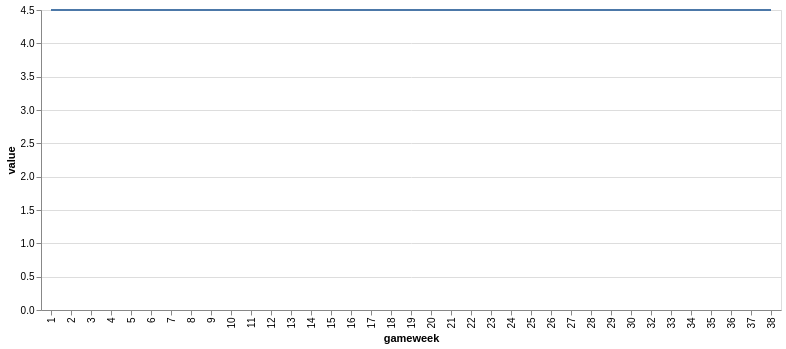

The code cell stored with this chart in its notebook:
### Code cell
## Price by Gameweek


alt.data_transformers.enable('vegafusion')

price_by_gameweek = (
    alt.Chart(gameweek_data) ## reflects pound value of player
    .mark_line()
    .encode(x="gameweek:O", y="value:Q")
    .add_params(selection)
    .transform_filter(alt.datum['team_player'] == selection)
)

price_by_gameweek

### Figure 1 — Vega specification as saved in the notebook (floating-point values rounded to 4 significant figures; data arrays with more than 128 entries replaced by an {"elided": "..."} marker saying what was removed)
{"$schema": "https://vega.github.io/schema/vega/v6.json", "data": [{"name": "_server_source_0", "values": {"elided": "29757 records"}}, {"name": "source_0", "source": "_server_source_0", "transform": [{"type": "filter", "expr": "(datum['team_player'] === team_player)"}, {"type": "project", "fields": ["gameweek", "value"]}]}, {"name": "source_0_x_domain_gameweek", "source": "source_0", "transform": [{"type": "aggregate", "groupby": ["gameweek"], "fields": [], "ops": [], "as": []}, {"type": "formula", "expr": "datum['gameweek']", "as": "sort_field"}, {"type": "project", "fields": ["gameweek"]}]}, {"name": "source_0_y_domain_value", "source": "source_0", "transform": [{"type": "formula", "expr": "+datum['value']", "as": "value"}, {"type": "aggregate", "groupby": [], "fields": ["value", "value"], "ops": ["min", "max"], "as": ["min", "max"]}]}], "signals": [{"name": "x_step", "value": 20}, {"name": "width", "update": "bandspace(domain('x').length, 1, 0.5) * x_step"}, {"name": "team_player", "value": "Arsenal_Albert Sambi Lokonga", "bind": {"input": "select", "options": {"elided": "869 str values"}, "name": "Team-Player: "}}], "marks": [{"type": "line", "name": "marks", "from": {"data": "source_0"}, "sort": {"field": "x"}, "encode": {"update": {"stroke": {"value": "#4c78a8"}, "y": {"field": "value", "scale": "y"}, "x": {"field": "gameweek", "scale": "x"}, "defined": {"signal": "isValid(datum[\"value\"]) && isFinite(+datum[\"value\"])"}}}, "style": ["line"]}], "scales": [{"name": "x", "type": "point", "domain": {"data": "source_0_x_domain_gameweek", "field": "gameweek", "sort": true}, "range": {"step": {"signal": "x_step"}}, "padding": 0.5}, {"name": "y", "type": "linear", "domain": [{"signal": "(data(\"source_0_y_domain_value\")[0] || {}).min"}, {"signal": "(data(\"source_0_y_domain_value\")[0] || {}).max"}], "range": [{"signal": "height"}, 0], "nice": true, "zero": true}], "axes": [{"scale": "y", "tickCount": {"signal": "ceil(height/40)"}, "gridScale": "x", "orient": "left", "labels": false, "aria": false, "maxExtent": 0, "domain": false, "ticks": false, "grid": true, "minExtent": 0, "zindex": 0}, {"scale": "x", "labelAngle": 270, "orient": "bottom", "title": "gameweek", "labelBaseline": "middle", "zindex": 0, "grid": false, "labelAlign": "right"}, {"scale": "y", "labelOverlap": true, "tickCount": {"signal": "ceil(height/40)"}, "zindex": 0, "grid": false, "title": "value", "orient": "left"}], "height": 300, "style": "cell", "padding": 5, "background": "white"}
